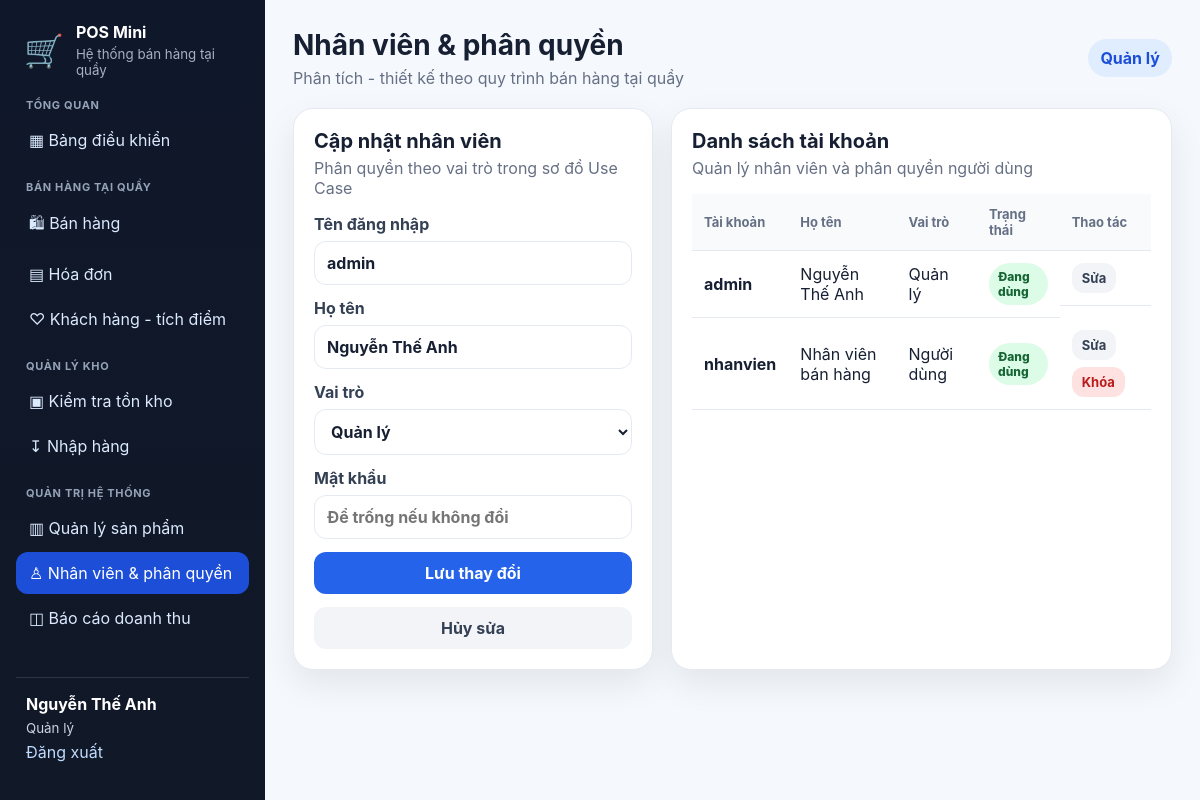
The app's page /code/employees.php?edit=1 (signed in), older data.
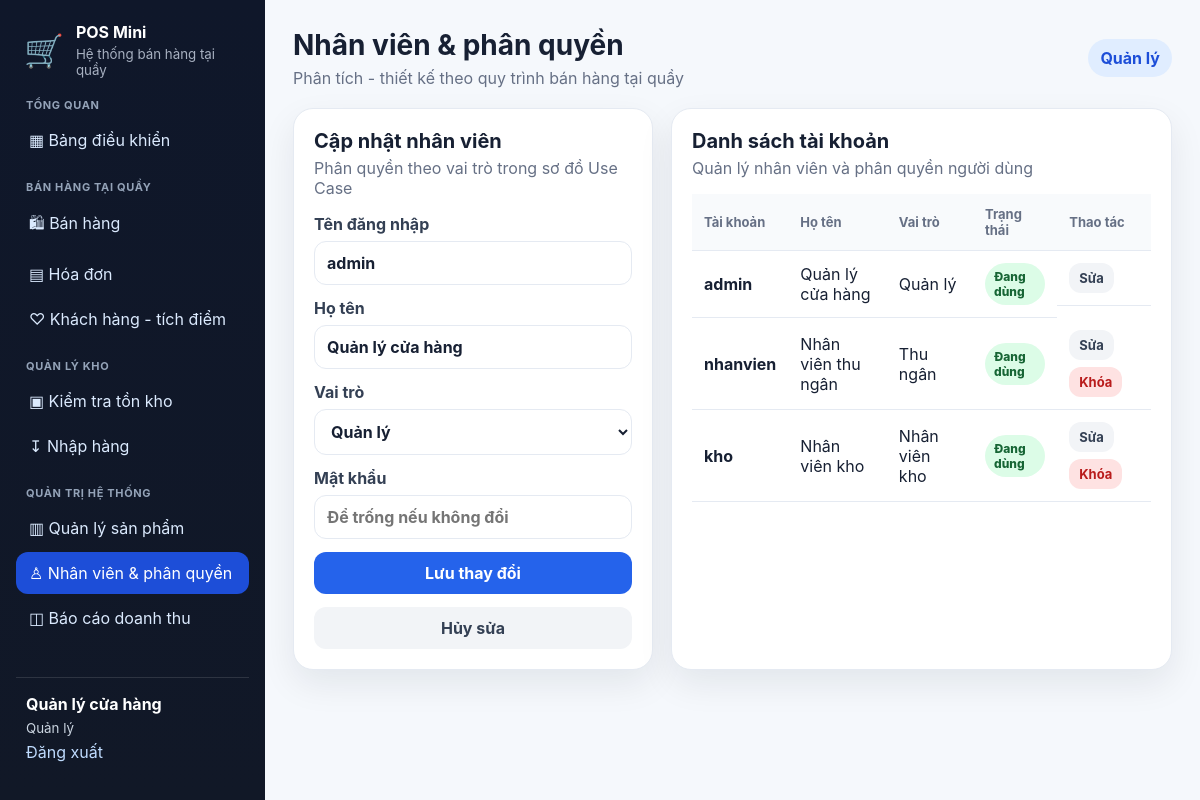
The same page, newer data.
### tables this page shows
CREATE TABLE users (
  id INT AUTO_INCREMENT PRIMARY KEY,
  username VARCHAR(50) NOT NULL UNIQUE,
  password VARCHAR(255) NOT NULL,
  full_name VARCHAR(120) NOT NULL,
  role ENUM('admin','cashier','warehouse') NOT NULL DEFAULT 'cashier',
  status TINYINT(1) NOT NULL DEFAULT 1,
  created_at DATETIME NOT NULL DEFAULT CURRENT_TIMESTAMP
);

### code/employees.php (the view, shortened to what the changed rows need)
<?php
require_once __DIR__ . '/config/config.php';
$pdo = db();
$edit = null;
if (isset($_GET['edit'])) { $stmt = $pdo->prepare('SELECT * FROM users WHERE id=?'); $stmt->execute([(int)$_GET['edit']]); $edit = $stmt->fetch() ?: null; }
$users = $pdo->query('SELECT * FROM users ORDER BY role, id DESC')->fetchAll();
render_header('Nhân viên & phân quyền', 'employees');
?>
<div class="two-column">
    <section class="panel form-panel"><div class="panel-heading"><div><h2><?= $edit?'Cập nhật nhân viên':'Thêm nhân viên' ?></h2><p>Phân quyền theo vai trò trong sơ đồ Use Case</p></div></div>
        <form method="post" class="form-grid one-column">
            <label>Tên đăng nhập<input name="username" value="<?= e($edit['username'] ?? '') ?>" required></label>
            <label>Họ tên<input name="full_name" value="<?= e($edit['full_name'] ?? '') ?>" required></label>
            <label>Vai trò<select name="role"><option value="admin" <?= ($edit['role'] ?? '')==='admin'?'selected':'' ?>>Quản lý</option></select></label>
        </form>
    </section>
    <section class="panel"><div class="panel-heading"><div><h2>Danh sách tài khoản</h2><p>Quản lý nhân viên và phân quyền người dùng</p></div></div>
        <div class="table-wrap"><table><thead><tr><th>Tài khoản</th><th>Họ tên</th><th>Vai trò</th><th>Trạng thái</th><th>Thao tác</th></tr></thead><tbody>
        <?php foreach ($users as $u): ?><tr><td><strong><?= e($u['username']) ?></strong></td><td><?= e($u['full_name']) ?></td><td><?= e(role_name($u['role'])) ?></td><td><span class="status <?= (int)$u['status']===1?'paid':'cancelled' ?>"><?= (int)$u['status']===1?'Đang dùng':'Đã khóa' ?></span></td><td class="actions"><a class="btn small ghost" href="?edit=<?= (int)$u['id'] ?>">Sửa</a><?php if ((int)$u['id'] !== (int)current_user()['id']): ?><form method="post"><input type="hidden" name="csrf_token" value="<?= e(csrf_token()) ?>"><input type="hidden" name="action" value="toggle"><input type="hidden" name="id" value="<?= (int)$u['id'] ?>"><button class="btn small <?= (int)$u['status']===1?'danger':'secondary' ?>" data-confirm="Đổi trạng thái tài khoản?"><?= (int)$u['status']===1?'Khóa':'Mở' ?></button></form><?php endif; ?></td></tr><?php endforeach; ?>
        </tbody></table></div>
    </section>
</div>
<?php render_footer(); ?>

### code/config/config.php (shortened to what the changed rows need)
<?php
function url(string $path = ''): string
{
    $base = str_replace('\\', '/', dirname($_SERVER['SCRIPT_NAME'] ?? ''));
    $base = $base === '/' ? '' : rtrim($base, '/');
    return $base . ($path !== '' ? '/' . ltrim($path, '/') : '');
}
function e(mixed $value): string
{
    return htmlspecialchars((string) $value, ENT_QUOTES, 'UTF-8');
}
function current_user(): ?array
{
    return $_SESSION['user'] ?? null;
}
function role_name(?string $role = null): string
{
    $role ??= current_user()['role'] ?? '';
    return match ($role) {
        'admin' => 'Quản lý',
        'cashier' => 'Thu ngân',
        'warehouse' => 'Nhân viên kho',
        default => 'Người dùng',
    };
}
function render_header(string $title, string $active = ''): void
{
    $user = current_user();
    ?>
    <!doctype html>
    <html lang="vi">
    <head>
        <link rel="stylesheet" href="<?= e(url('assets/css/style.css')) ?>">
    </head>
    <body>
    <div class="app-shell">
        <aside class="sidebar">
            <div class="sidebar-user">
                <strong><?= e($user['full_name'] ?? '') ?></strong>
                <small><?= e(role_name($user['role'] ?? null)) ?></small>
                <a href="<?= e(url('index.php?action=logout')) ?>">Đăng xuất</a>
            </div>
        </aside>
        <main class="main-content">
            <header class="topbar">
                <div>
                    <h1><?= e($title) ?></h1>
                </div>
            </header>
    <?php
}
function render_footer(): void
{
    ?>
        </main>
    </div>
    </body>
    </html>
    <?php
}

Row changes from the older to the newer data that the page shows:
changed users "admin": full_name "Nguyễn Thế Anh" → "Quản lý cửa hàng"
changed users "nhanvien": full_name "Nhân viên bán hàng" → "Nhân viên thu ngân"; role "Người dùng" → "Thu ngân"
added users: username "kho", full_name "Nhân viên kho", role "Nhân viên kho", status "Đang dùng"
